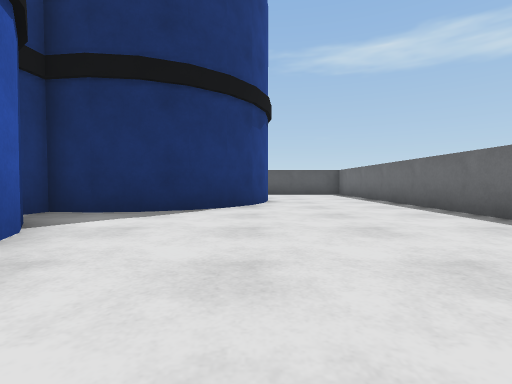
view 1 (above)

17 first-person views from a walk through a robot-simulator world made for Webots. The camera is 0.05 m above the floor, tilts 2° down and sees 85° across. The floor is counted in squares, 0.1 m on a side. Each view is taken from the middle of a square. On the plan, view 1 faces up. The plan holds only what a view shows up to about 9 squares ahead; the rest is blank. The robots in the file are not drawn. Simple shapes and patterns stand in for the simulator's stock objects.

view 2
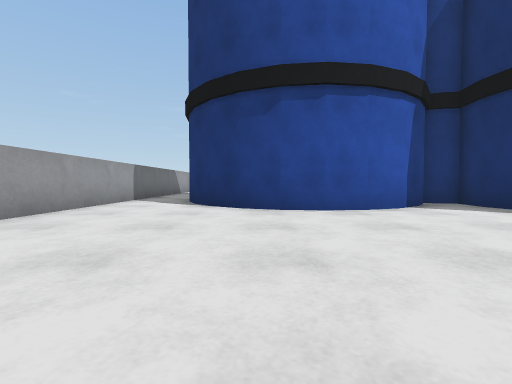

view 3
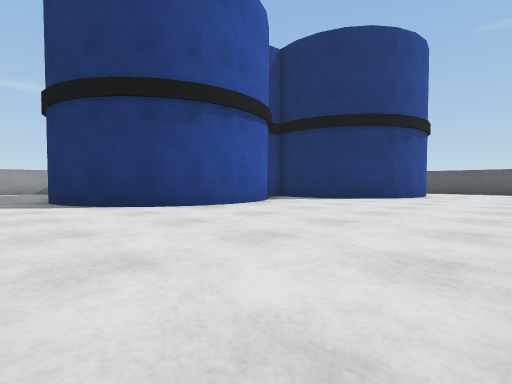

view 4
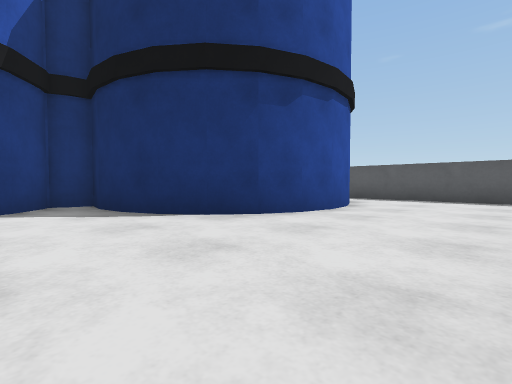

view 5
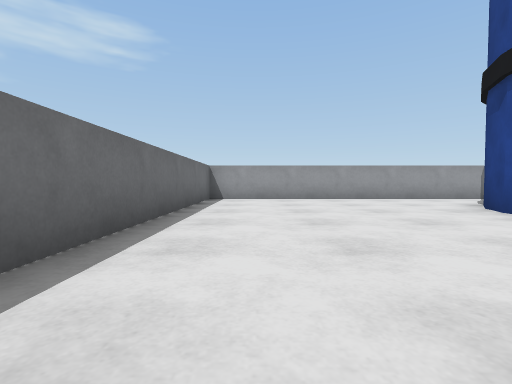

view 6
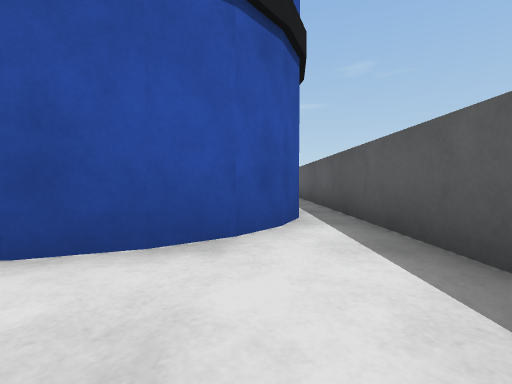

view 7
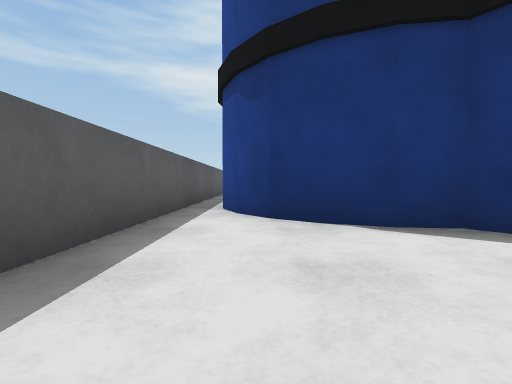

view 8
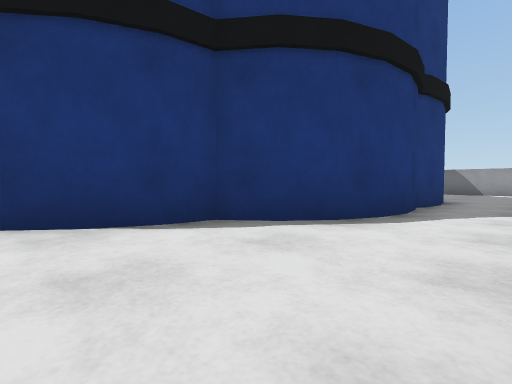

view 9
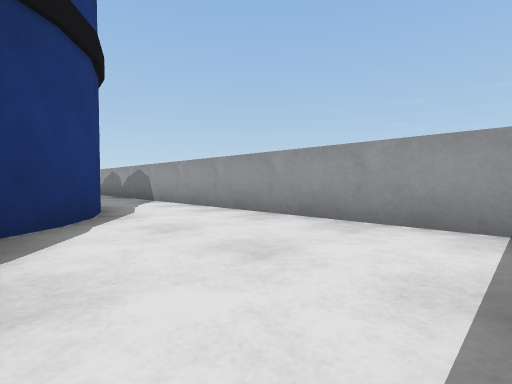

view 10
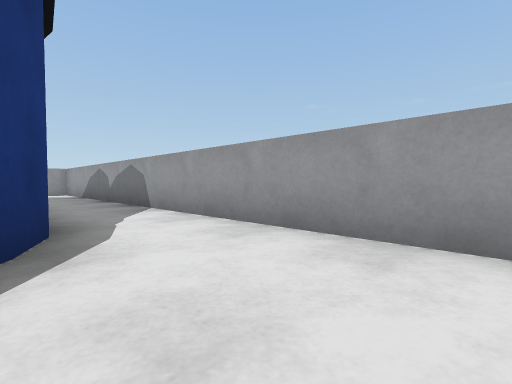

view 11
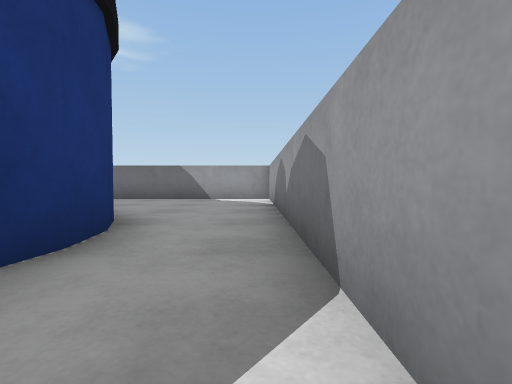

view 12
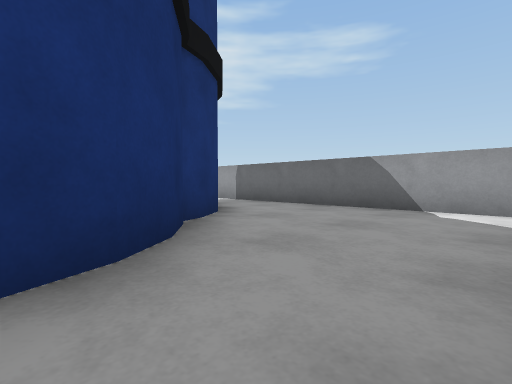

view 13
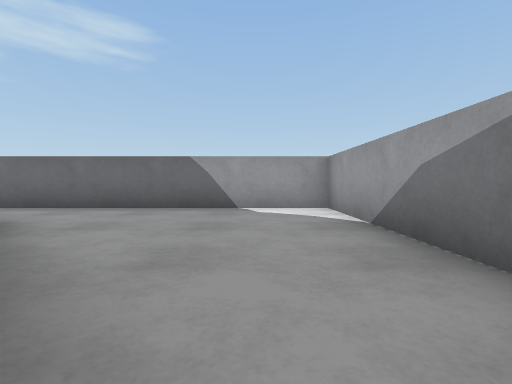

view 14
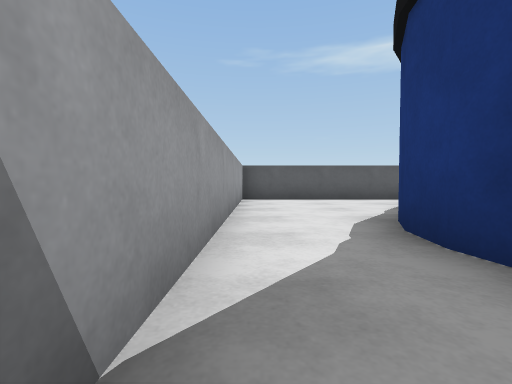

view 15
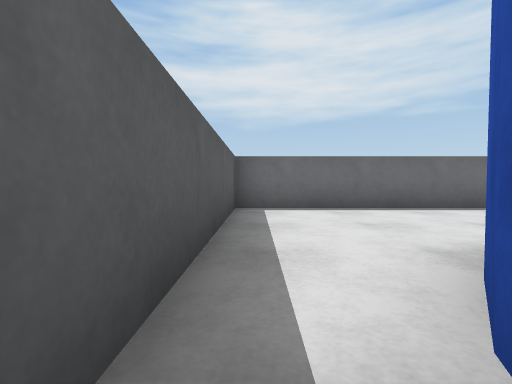

view 16
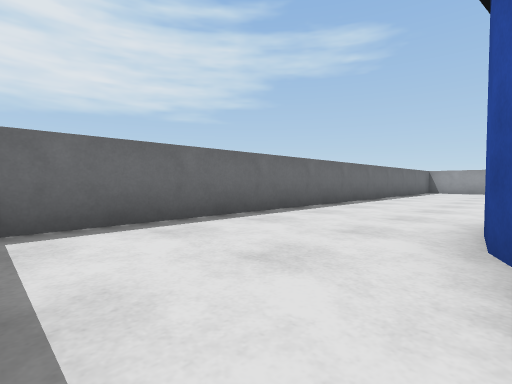

view 17
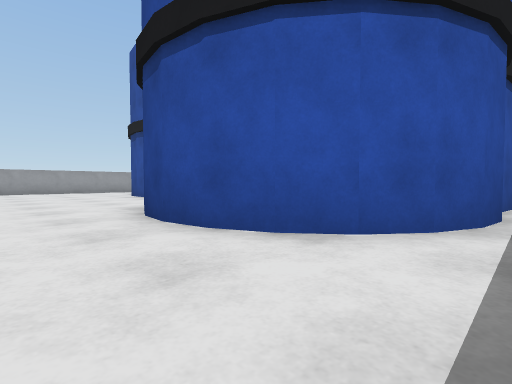

### Floor plan
Key: @ floor where view 1 was taken; # wall or solid block; . floor; B barrel.
Columns run from 12 left of view 1 to 4 right of it. Each row starts with its distance up from view 1.
 12 #################
 11 #...............#
 10 #....####BBB....#
  9 #....#      B...#
  8 #...##      B...#
  7 #..##       B...#
  6 #..#       BB...#
  5 #..#    #BBB....#
  4 #..#    B.......#
  3 #..#     B......#
  2 #..#      B.....#
  1 #..#B     B.....#
  0 #....B   B..@...#
 -1 #....BB BB......#
 -2 #......B........#
 -3 #...............#
 -4 #################

Where each view was taken, in squares from view 1:
view 1: 0 up, 0 right, facing up
view 2: 0 up, 3 right, facing left
view 3: 3 down, 3 right, facing up-left
view 4: 3 up, 3 right, facing up-left
view 5: 5 up, 2 right, facing down
view 6: 10 up, 2 right, facing left
view 7: 10 up, 11 left, facing right
view 8: 10 up, 11 left, facing down-right
view 9: 11 up, 8 left, facing down-left
view 10: 9 up, 9 left, facing down-left
view 11: 5 up, 11 left, facing down
view 12: 2 up, 11 left, facing down-right
view 13: 2 up, 10 left, facing down
view 14: 3 up, 11 left, facing up
view 15: 11 up, 2 left, facing right
view 16: 11 up, 0 right, facing down-right
view 17: 11 up, 2 right, facing down-left
